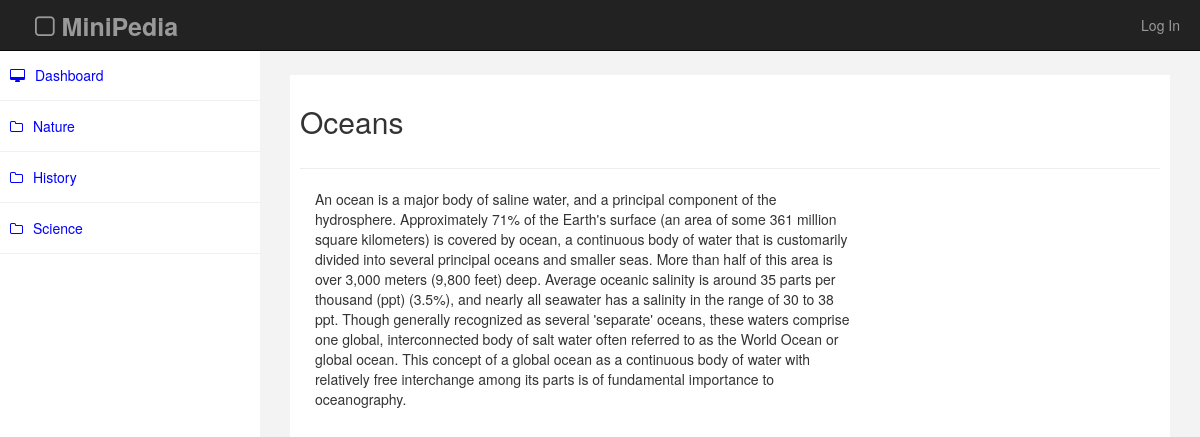
Screenshot of /catalog/1/Oceans with the database file from the repository.
### database_setup.py (models this page shows, shortened)
class Category(Base):
    __tablename__ = 'category'
    id = Column(Integer, primary_key=True)
    name = Column(String(250), nullable=False)
    user_id = Column(Integer, ForeignKey('user.id'))
    user = relationship(User)

class CategoryItem(Base):
    __tablename__ = 'category_item'
    id = Column(Integer, primary_key=True)
    name = Column(String(80), nullable=False)
    description = Column(String(250))
    category_id = Column(Integer, ForeignKey('category.id'))
    category = relationship(Category)
    user_id = Column(Integer, ForeignKey('user.id'))
    user = relationship(User)

### project.py (the view)
@app.route('/catalog/<int:category_id>/<string:itemname>')
def showItem(category_id, itemname):
    categories = session.query(Category)
    item = session.query(CategoryItem).filter_by(
        name=itemname).filter_by(category_id=category_id).one()
    return render_template(
        'content.html', item=item, session=login_session, categories=categories,)

### templates/content.html (shortened to what this page needs)
<html>
<head>
  <link href="{{ url_for('static', filename='css/custom.css')}}" rel="stylesheet" />
  <link href="{{ url_for('static', filename='css/font-awesome.css')}}" rel="stylesheet" />
  <link href="{{ url_for('static', filename='css/bootstrap.css')}}" rel="stylesheet" />
</head>
<body>
  <div id="wrapper">
    <div class="navbar navbar-inverse navbar-fixed-top">
      <div class="adjust-nav">
        <div class="navbar-header">
          <a class="navbar-brand" href="{{url_for('catalog')}}"><i class="fa fa-square-o "></i>&nbsp;MiniPedia</a>
        </div>
        <div class="navbar-collapse collapse">
          {% if 'username' in session %}
          <ul class="nav navbar-nav navbar-right">
            <li><a href="{{url_for('gdisconnect')}}">Log Out</a></li>
          </ul>
          {% else %}
          <ul class="nav navbar-nav navbar-right">
            <li><a href="{{url_for('showLogin')}}">Log In</a></li>
          </ul>
          {% endif %}
        </div>
      </div>
    </div>
    <nav class="navbar-default navbar-side" role="navigation">
      <div class="sidebar-collapse">
        <ul class="nav" id="main-menu">
          <li>
            <a href="{{url_for('catalog')}}"><i class="fa fa-desktop "></i>Dashboard</a>
          </li>
          {% for i in categories %}
          <li>
            <a href="{{url_for('categoryItems', name=i.name)}}"><i class="fa fa-folder-o" aria-hidden="true"></i>{{i.name}}</a>
          </li>
          {% endfor %}
        </ul>
      </div>
    </nav>
    <div id="page-wrapper">
      <div id="page-inner">
        <div class="row">
          <div class="col-md-12">
            <h2>{{item.name}}</h2>
          </div>
        </div>
        <hr />
        <div class="col-md-8">
          <p>{{item.description}}</p>
        </div>
      </div>
    </div>
  </div>
</body>
</html>

### static/css/custom.css (style rules this page uses)
body { font-family: 'Open Sans', sans-serif; }
#wrapper { width: 100%; margin-top:50px; }
#page-wrapper { padding: 15px 15px; min-height: 600px; background:#F3F3F3; }
#page-inner { width:100%; margin:10px 20px 10px 0px; background-color:#fff!important; padding:10px; min-height:1200px; }
.navbar-inverse .navbar-nav > li > a { color: #06F; }
.sidebar-collapse , .sidebar-collapse .nav { background:none; }
.sidebar-collapse .nav { padding:0; }
.sidebar-collapse .nav > li > a { background: #FFFFFF; text-shadow: none; color:#0000FF; }
.sidebar-collapse > .nav > li > a { padding:15px 10px; }
.sidebar-collapse > .nav > li { border-bottom: 1px solid rgba(240, 240, 240, 1) !important; }
.navbar-side { border:none; background-color: #202020; }
.navbar-inverse { background-color: #f3f3f3; border-color: #D3D3D3; }
.navbar-default { border:0px solid #DDDDDD; }
.nav > li > a > i { margin-right:10px; }
.navbar-inverse .navbar-brand { color: #000000; font-size: 25px; font-weight: 900; }
.adjust-nav { padding-left:20px;padding-right:20px; }
@media (min-width:768px) { #page-wrapper { margin: 0 0 0 260px; padding: 15px 30px; min-height: 1200px; } }
@media (min-width:768px) { .navbar-side { z-index: 1; position: absolute; width: 260px; } }
@media (min-width:768px) { .navbar { border-radius: 0px; } }

### rows the page displays
Category: name "Nature"
Category: name "History"
Category: name "Science"
CategoryItem: name "Oceans", description "An ocean is a major body of saline water, and a principal component of the hydrosphere. Approximately 71% of the Earth's surface (an area of some 361 million square kilometers) is covered by ocean, a continuous body of water that is customarily divided into several principal oceans and smaller seas. More than half of this area is over 3,000 meters (9,800 feet) deep. Average oceanic salinity is around 35 parts per thousand (ppt) (3.5%), and nearly all seawater has a salinity in the range of 30 to 38 ppt. Though generally recognized as several 'separate' oceans, these waters comprise one global, interconnected body of salt water often referred to as the World Ocean or global ocean. This…"
